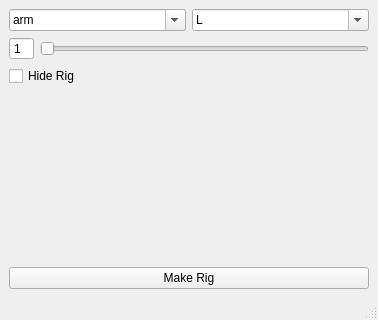
<?xml version="1.0" encoding="UTF-8"?>
<ui version="4.0">
 <class>MainWindow</class>
 <widget class="QMainWindow" name="MainWindow">
  <property name="geometry">
   <rect>
    <x>0</x>
    <y>0</y>
    <width>378</width>
    <height>320</height>
   </rect>
  </property>
  <property name="windowTitle">
   <string>MainWindow</string>
  </property>
  <widget class="QWidget" name="centralwidget">
   <layout class="QVBoxLayout" name="verticalLayout_3">
    <item>
     <layout class="QHBoxLayout" name="horizontalLayout">
      <item>
       <widget class="QComboBox" name="type_comboBox">
        <property name="editable">
         <bool>true</bool>
        </property>
        <item>
         <property name="text">
          <string>arm</string>
         </property>
        </item>
        <item>
         <property name="text">
          <string>leg</string>
         </property>
        </item>
        <item>
         <property name="text">
          <string>tail</string>
         </property>
        </item>
       </widget>
      </item>
      <item>
       <widget class="QComboBox" name="side_comboBox">
        <property name="editable">
         <bool>true</bool>
        </property>
        <item>
         <property name="text">
          <string>L</string>
         </property>
        </item>
        <item>
         <property name="text">
          <string>R</string>
         </property>
        </item>
       </widget>
      </item>
     </layout>
    </item>
    <item>
     <layout class="QHBoxLayout" name="horizontalLayout_2">
      <property name="topMargin">
       <number>0</number>
      </property>
      <item>
       <widget class="QSpinBox" name="spinBox">
        <property name="buttonSymbols">
         <enum>QAbstractSpinBox::NoButtons</enum>
        </property>
        <property name="minimum">
         <number>1</number>
        </property>
       </widget>
      </item>
      <item>
       <widget class="QSlider" name="horizontalSlider">
        <property name="minimum">
         <number>1</number>
        </property>
        <property name="maximum">
         <number>10</number>
        </property>
        <property name="orientation">
         <enum>Qt::Horizontal</enum>
        </property>
       </widget>
      </item>
     </layout>
    </item>
    <item>
     <widget class="QCheckBox" name="hide_checkBox">
      <property name="text">
       <string>Hide Rig</string>
      </property>
     </widget>
    </item>
    <item>
     <spacer name="verticalSpacer">
      <property name="orientation">
       <enum>Qt::Vertical</enum>
      </property>
      <property name="sizeHint" stdset="0">
       <size>
        <width>20</width>
        <height>40</height>
       </size>
      </property>
     </spacer>
    </item>
    <item>
     <widget class="QPushButton" name="rig_pushButton">
      <property name="text">
       <string>Make Rig</string>
      </property>
     </widget>
    </item>
   </layout>
  </widget>
  <widget class="QMenuBar" name="menubar">
   <property name="geometry">
    <rect>
     <x>0</x>
     <y>0</y>
     <width>378</width>
     <height>21</height>
    </rect>
   </property>
  </widget>
  <widget class="QStatusBar" name="statusbar"/>
 </widget>
 <resources/>
 <connections>
  <connection>
   <sender>horizontalSlider</sender>
   <signal>valueChanged(int)</signal>
   <receiver>spinBox</receiver>
   <slot>setValue(int)</slot>
   <hints>
    <hint type="sourcelabel">
     <x>137</x>
     <y>73</y>
    </hint>
    <hint type="destinationlabel">
     <x>27</x>
     <y>71</y>
    </hint>
   </hints>
  </connection>
  <connection>
   <sender>spinBox</sender>
   <signal>valueChanged(int)</signal>
   <receiver>horizontalSlider</receiver>
   <slot>setValue(int)</slot>
   <hints>
    <hint type="sourcelabel">
     <x>21</x>
     <y>72</y>
    </hint>
    <hint type="destinationlabel">
     <x>180</x>
     <y>69</y>
    </hint>
   </hints>
  </connection>
 </connections>
</ui>
